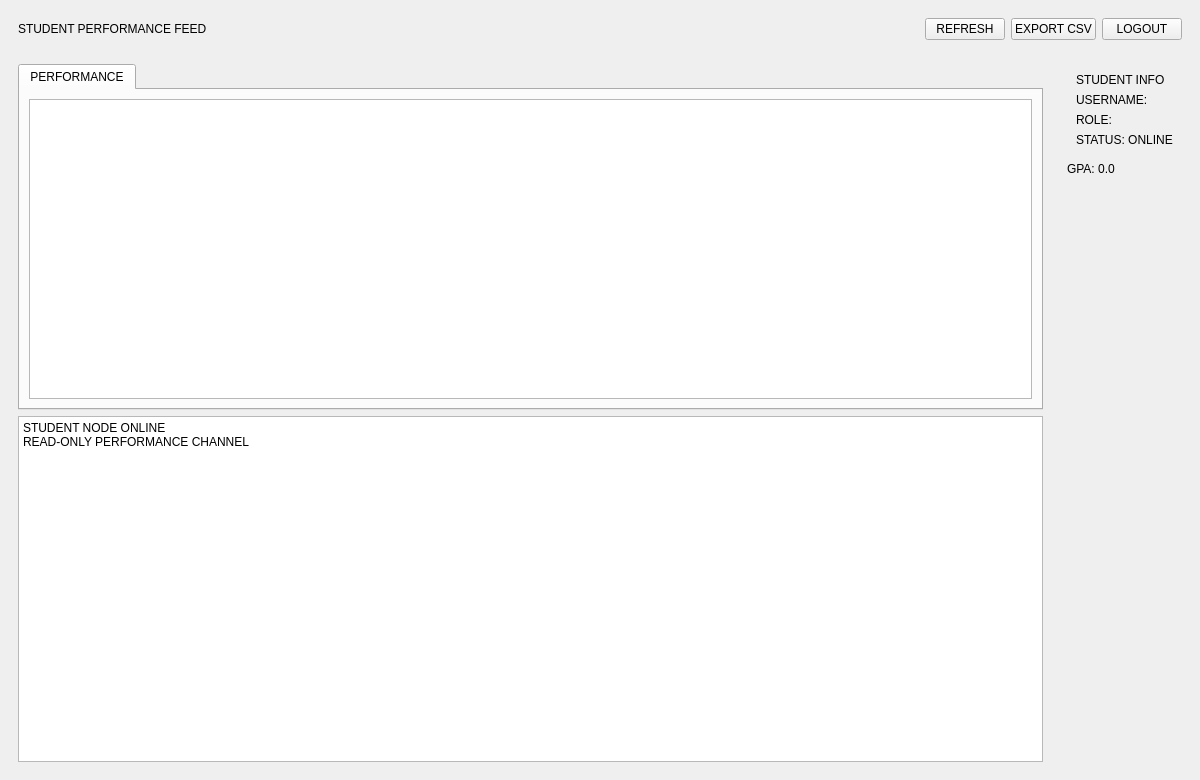
<?xml version="1.0" encoding="UTF-8"?>
<ui version="4.0">
 <class>StudentWindow</class>
 <widget class="QMainWindow" name="StudentWindow">
  <property name="geometry"><rect><x>0</x><y>0</y><width>1200</width><height>780</height></rect></property>
  <property name="windowTitle"><string>SPA STUDENT DASHBOARD</string></property>
  <widget class="QWidget" name="centralwidget">
   <layout class="QVBoxLayout" name="mainLayout">
    <item>
     <widget class="QFrame" name="headerFrame">
      <layout class="QHBoxLayout" name="headerLayout">
       <item><widget class="QLabel" name="appTitle"><property name="text"><string>STUDENT PERFORMANCE FEED</string></property></widget></item>
       <item><spacer name="topSpacer"><property name="orientation"><enum>Qt::Orientation::Horizontal</enum></property><property name="sizeHint" stdset="0"><size><width>40</width><height>20</height></size></property></spacer></item>
       <item><widget class="QPushButton" name="refreshButton"><property name="text"><string>REFRESH</string></property></widget></item>
       <item><widget class="QPushButton" name="exportButton"><property name="text"><string>EXPORT CSV</string></property></widget></item>
       <item><widget class="QPushButton" name="logoutButton"><property name="text"><string>LOGOUT</string></property></widget></item>
      </layout>
     </widget>
    </item>
    <item>
     <layout class="QHBoxLayout" name="contentLayout">
      <item stretch="3">
       <widget class="QFrame" name="leftPanel">
        <layout class="QVBoxLayout" name="leftLayout">
         <item><widget class="QTabWidget" name="tabs"><widget class="QWidget" name="performanceTab"><attribute name="title"><string>PERFORMANCE</string></attribute><layout class="QVBoxLayout" name="performanceLayout"><item><widget class="QTableWidget" name="marksTable"/></item></layout></widget></widget></item>
         <item><widget class="QTextEdit" name="terminalOutput"><property name="readOnly"><bool>true</bool></property><property name="plainText"><string>STUDENT NODE ONLINE
READ-ONLY PERFORMANCE CHANNEL</string></property></widget></item>
        </layout>
       </widget>
      </item>
      <item stretch="1">
       <widget class="QFrame" name="rightPanel">
        <layout class="QVBoxLayout" name="rightLayout">
         <item><widget class="QFrame" name="profileFrame"><layout class="QVBoxLayout" name="profileLayout"><item><widget class="QLabel" name="profileTitle"><property name="text"><string>STUDENT INFO</string></property></widget></item><item><widget class="QLabel" name="usernameLabel"><property name="text"><string>USERNAME:</string></property></widget></item><item><widget class="QLabel" name="roleLabel"><property name="text"><string>ROLE:</string></property></widget></item><item><widget class="QLabel" name="statusLabel"><property name="text"><string>STATUS: ONLINE</string></property></widget></item></layout></widget></item>
         <item><widget class="QLabel" name="gpaLabel"><property name="text"><string>GPA: 0.0</string></property></widget></item>
         <item><spacer name="rightSpacer"><property name="orientation"><enum>Qt::Orientation::Vertical</enum></property><property name="sizeHint" stdset="0"><size><width>20</width><height>420</height></size></property></spacer></item>
        </layout>
       </widget>
      </item>
     </layout>
    </item>
   </layout>
  </widget>
 </widget>
 <resources/>
 <connections/>
</ui>
